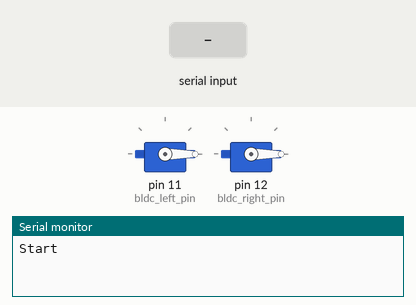
Simulated run of this program. Board: Arduino Nano, built with avr-gcc and run on an emulated ATmega328P. On the bench: 2 × servo, the last lines printed to the serial monitor. The test bench sets the inputs (shaded band).

Above: at 2.2 s.
2.3 s: "f" received over the second serial link
At 3.0 s:
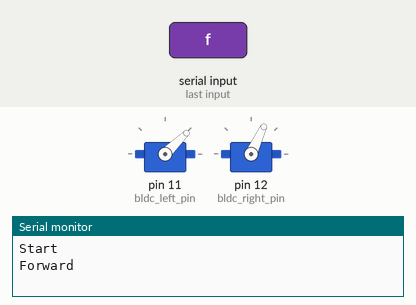
3.8 s: "l" received over the second serial link
At 4.1 s:
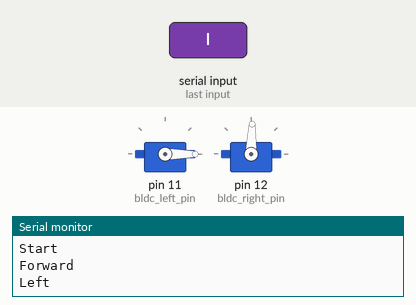
5.3 s: "r" received over the second serial link
At 6.5 s:
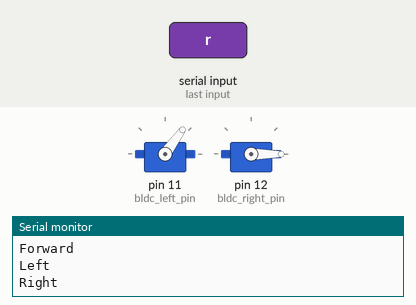
Timing chart, 0 to 8.3 s (numbered marks = the images above; inputs shaded):
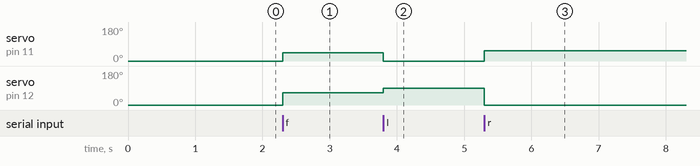

The program:

main.cpp
```cpp
#include <Arduino.h>
#include <SoftwareSerial.h>
#include <Servo.h>
// #include <ESC.h>

// definations
#define ble_rx_pin 8
#define ble_tx_pin 9
#define bldc_left_pin 11
#define bldc_right_pin 12
#define ble_baudrate 9600
#define LEFT_MIN_SPEED 1240
#define RIGHT_MIN_SPEED 1340
#define STOP_SPEED 1000

// classes
SoftwareSerial ble(ble_rx_pin, ble_tx_pin);
// ESC bldc_left;
// ESC bldc_right;
Servo bldc_left;
Servo bldc_right;


// functions
void forward();
void left();
void right();
void stp();


void setup() {
  // put your setup code here, to run once:
  Serial.begin(9600);
  ble.begin(ble_baudrate);

  bldc_left.attach(bldc_left_pin,1000,2000);
  bldc_right.attach(bldc_right_pin,1000,2000);

  // bldc_left.writeMicroseconds(1240);
  bldc_left.writeMicroseconds(1000);
  bldc_right.writeMicroseconds(1000);
  delay(1000);
  Serial.println("Start");


  // testing
  // bldc_left.writeMicroseconds(LEFT_MIN_SPEED + 5);
  // bldc_right.writeMicroseconds(RIGHT_MIN_SPEED + 20);
}

void loop() {
  if(ble.available()){
    char a = ble.read();
    switch(a){
      case 'f':
          Serial.println("Forward");
          forward();
          break;
      case 'l':
          Serial.println("Left");
          left();
          break;
      case 'r':
          Serial.println("Right");
          right();
          break;
      case 's':
          Serial.println("Stop");
          stp();
          break;
      default:
          Serial.println("Default");
          Serial.println(a);
          stp();
          break;

    }
  }

}


void forward(){
  bldc_left.writeMicroseconds(LEFT_MIN_SPEED + 5);
  bldc_right.writeMicroseconds(RIGHT_MIN_SPEED + 20);
}

void stp(){
  bldc_left.writeMicroseconds(STOP_SPEED);
  bldc_right.writeMicroseconds(STOP_SPEED);
}

void right(){
  bldc_left.writeMicroseconds(LEFT_MIN_SPEED + 60);
  bldc_right.writeMicroseconds(STOP_SPEED);
}

void left(){
  bldc_right.writeMicroseconds(RIGHT_MIN_SPEED + 150);
  bldc_left.writeMicroseconds(STOP_SPEED);
}
```

Measured:
- after the input at 2.3 s, servo on pin 11 (bldc_left_pin): 0° → 44° at once; servo on pin 12 (bldc_right_pin): 0° → 65° at once
- after the input at 3.8 s, servo on pin 11 (bldc_left_pin): 44° → 0° at once; servo on pin 12 (bldc_right_pin): 65° → 88° at once
- after the input at 5.3 s, servo on pin 11 (bldc_left_pin): 0° → 54° at once; servo on pin 12 (bldc_right_pin): 88° → 0° at once
